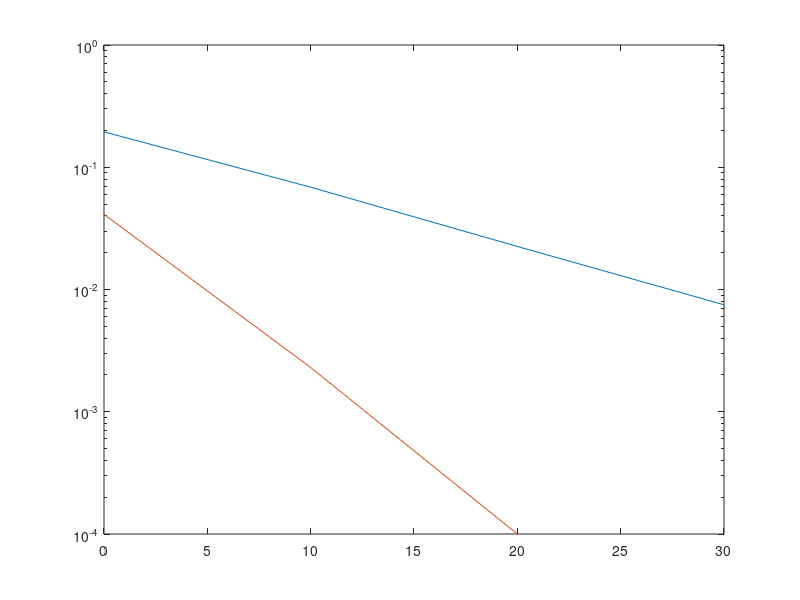

MATLAB code to generate this figure:
clear all;
snrdb = [0  10  20  30];
for k = 1 : length(snrdb)
    SNR=10^(snrdb(k)/10);
    ct=10000;

    sum1=0;
    sum2=0;
    for i = 1 : ct
        s = randsrc(1, 1, [-1 1]);
        h1 = randn(1,1);
        h2 = randn(1,1);
        h3 = randn(1,1);
        n = randn(1,1)/sqrt(SNR);

        y1 = h1 * s+ h2 * s + n;
        y2 = abs(h1) * s + abs(h2) * s + abs(h3) * s + n;
        %y3 = h1^2.1 * s + h2^2.1 * s + n;

        prio_est1 =y1/(h1+h2);%first step of detection 
        prio_est2 = y2/(abs(h1)  + abs(h2) + abs(h3));
        
        est1 = sign(prio_est1); %second step
        est2 = sign(prio_est2);

        if est1 ~= s
            sum1 = sum1+1;
        end
        if est2 ~= s
            sum2 = sum2+1;
        end
    end

    p1(k)= sum1/ct;
    p2(k) = sum2/ct;
end
semilogy(snrdb,p1,snrdb,p2)
